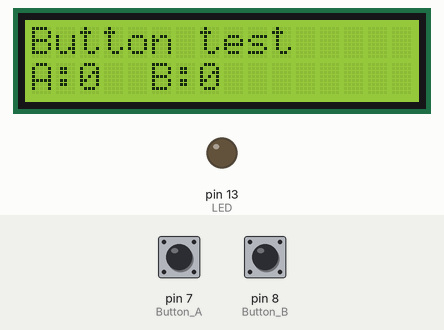
The sketch below on a simulated Arduino Uno, built with avr-gcc and run on an emulated ATmega328P. Parts: 16×2 character LCD, output pins drawn as LEDs (lit = HIGH). The inputs (shaded band) are chosen by the test bench; at power-on: pin 7 (Button_A) HIGH, pin 8 (Button_B) HIGH.

Above: at 1.2 s.
1.3 s: pin 7 (Button_A) pulled LOW for 0.15 s
At 1.42 s:
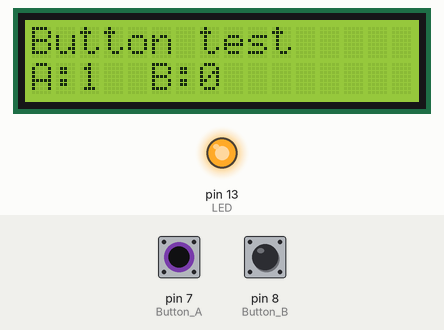
3.0 s: pin 8 (Button_B) pulled LOW for 0.15 s
At 3.11 s:
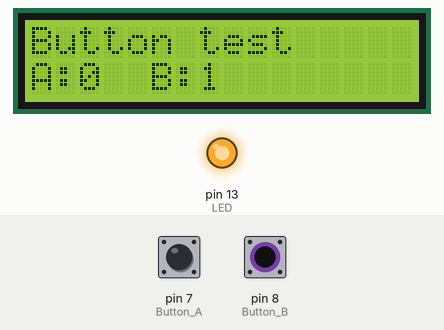
4.6 s: pin 8 (Button_B) pulled LOW for 3.2 s
At 8.3 s:
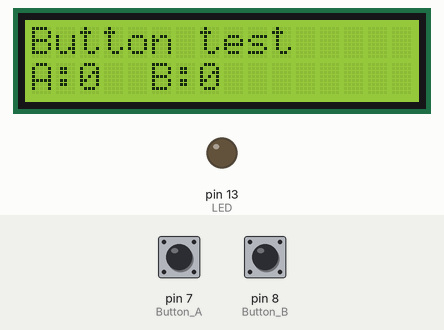
9.3 s: pin 7 (Button_A) pulled LOW for 3.2 s
At 9.7 s:
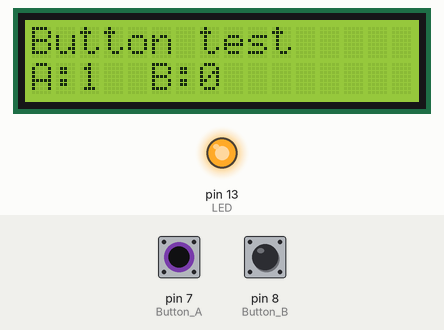
Timing chart, 0 to 14.0 s (numbered marks = the images above; inputs shaded):
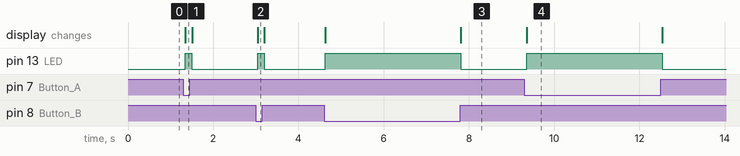

The sketch:

test_buttons.ino
```cpp
#include <LiquidCrystal.h>
LiquidCrystal lcd(12, 11, 5, 4, 3, 2);  // RS, E, D4, D5, D6, D7

void setup() {
  pinMode(7, INPUT_PULLUP);   // Button A
  pinMode(8, INPUT_PULLUP);   // Button B
  pinMode(13, OUTPUT);        // LED
  lcd.begin(16, 2);
  lcd.print("Button test");
}

void loop() {
  bool a = digitalRead(7) == LOW;
  bool b = digitalRead(8) == LOW;
  digitalWrite(13, a || b);
  lcd.setCursor(0, 1);
  lcd.print("A:"); lcd.print(a ? 1 : 0);
  lcd.print("  B:"); lcd.print(b ? 1 : 0);
  delay(50);
}
```

Measured:
- after the input at 1.3 s, pin 13 (LED): LOW → HIGH after 0.05 s, → LOW 0.15 s later; the display: changes after 0.05 s (image 1)
- after the input at 3.0 s, pin 13 (LED): LOW → HIGH at once, → LOW 0.15 s later; the display: changes at once (image 2)
- after the input at 4.6 s, pin 13 (LED): LOW → HIGH at once, → LOW 3.2 s later; the display: first changes at once (image 3 shows a later state)
- after the input at 9.3 s, pin 13 (LED): LOW → HIGH after 0.05 s, → LOW 3.2 s later; the display: changes after 0.05 s (image 4)
